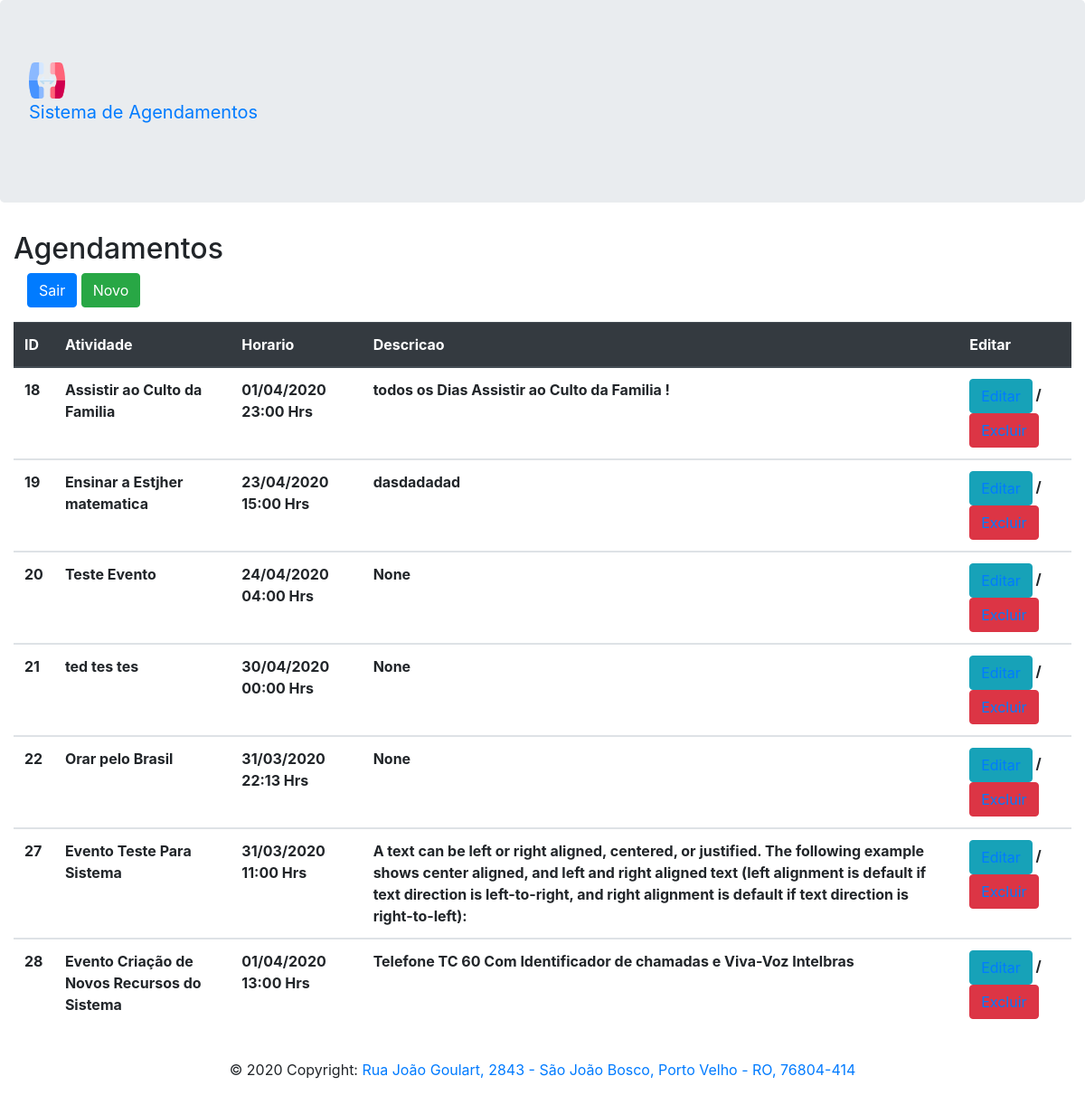
The page /agenda/ (signed in) on the database its author committed.
### core/models.py (models this page shows, shortened)
class Evento(models.Model):
    titulo       = models.name = models.CharField(max_length=100)
    descricao    = models.TextField(blank=True, null=True)
    data_evento  = models.DateTimeField(verbose_name='Data do Evento')
    data_criacao = models.DateTimeField(auto_now=True)
    usuario      = models.ForeignKey(User, on_delete=models.CASCADE)
    class Meta:
        db_table = 'evento'
    def get_data_evento(self):
        return self.data_evento.strftime('%d/%m/%Y %H:%M Hrs')

### core/views.py (the view)
# urls.py: path('agenda/', views.lista_eventos),
@login_required(login_url='/login/')
def lista_eventos(request):
    usuario = request.user
    data_atual = datetime.now()
    evento = Evento.objects.filter(usuario=usuario)
    dados = {'eventos': evento}
    return render(request, 'agenda.html', dados)

### core/templates/agenda.html
{% extends "model-page.html" %}
{% block content %}
<div class="container-fluid">
    <h2>Agendamentos</h2>
        <div class="container-fluid" align="left">
        <a name="" id="" class="btn btn-primary aling-right" href="/logout" role="button"> Sair </a>
        <a href="evento/"><button type="button" class="btn btn-success">Novo</button></a>
        </div>
        <p>
            <table class="table">
                <thead class="thead-dark">
                    <tr>
                        <th scope="col">ID</th>
                        <th scope="col">Atividade</th>
                        <th scope="col">Horario</th>
                        <th scope="col">Descricao</th>
                        <th scope="col">Editar</th>
                    </tr>
                </thead>
            {% for evento in eventos %}
                <tbody class="card-body">
                    <tr>
                    <th scope="row">
                            {{ evento.id }}
                    </th>
                    <th scope="row">
                            {{ evento.titulo }}
                    </th>
                    <th scope="row">
                            {{ evento.get_data_evento }}
                    </th>
                    <th scope="row">
                            {{ evento.descricao }}
                    </th>
                    <th scope="row">
                    <button type="button" class="btn btn-info"><a href = "evento/?id={{ evento.id }}">Editar</a></button>
                            /
                    <button type="button" class="btn btn-danger"><a href="evento/confirm_delete/{{ evento.id }}/">Excluir</a></button>
                    </th>
                </tbody>
            {% endfor %}
        </table>
</div>
{% endblock %}

### core/templates/model-page.html
<!DOCTYPE html>
    <html lang="pt-br">
        <head>
            {% include "model-header.html" %}
        </head>
        <body>
            {% block content %} {% endblock %}
            {% include "model-footer.html" %}
        </body>
    </html>

### core/templates/model-header.html (shortened to what this page needs)
    <link href="/static/core/bootstrap4/css/bootstrap.min.css" rel="stylesheet" id="bootstrap-css">
    {% load static %}
    <div class="bs-example">
        <div class="jumbotron">
                <a class="navbar-brand" href="/">
                    <img src="/static/imagens/conectar.svg" width="40" height="40" alt=""><p class="" >Sistema de Agendamentos</p>
                </a>
        </div>

### core/templates/model-footer.html
          <footer class="page-footer font-small blue">
            <div class="justify-content-center align-items-fluid row" >
                <div class="footer-copyright py-3 "> © 2020 Copyright:
                    <a href="#"> Rua João Goulart, 2843 - São João Bosco, Porto Velho - RO, 76804-414 </a>
                </div>
            </div>
          </footer>

### rows shown on the page
Evento: id "18", titulo "Assistir ao Culto da Familia", get_data_evento "01/04/2020 23:00 Hrs", descricao "todos os Dias Assistir ao Culto da Familia !"
Evento: id "19", titulo "Ensinar a Estjher matematica", get_data_evento "23/04/2020 15:00 Hrs", descricao "dasdadadad"
Evento: id "20", titulo "Teste Evento", get_data_evento "24/04/2020 04:00 Hrs", descricao "None"
Evento: id "21", titulo "ted tes tes", get_data_evento "30/04/2020 00:00 Hrs", descricao "None"
Evento: id "22", titulo "Orar pelo Brasil", get_data_evento "31/03/2020 22:13 Hrs", descricao "None"
Evento: id "27", titulo "Evento Teste Para Sistema", get_data_evento "31/03/2020 11:00 Hrs", descricao "A text can be left or right aligned, centered, or justified. The following example shows center aligned, and left and right aligned text (left alignment is default if text direction is left-to-right, and right alignment is default if text direction is right-to-left):"
Evento: id "28", titulo "Evento Criação de Novos Recursos do Sistema", get_data_evento "01/04/2020 13:00 Hrs", descricao "Telefone TC 60 Com Identificador de chamadas e Viva-Voz Intelbras"
